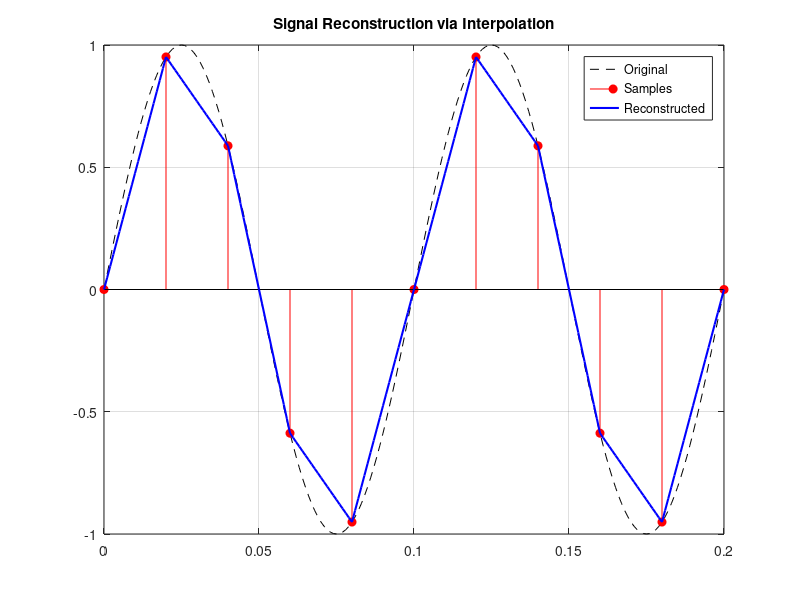

Recreate this plot in MATLAB.
% Problem 6: Reconstruction
fs = 50;                  % Sampling frequency
t_samples = 0:1/fs:0.2;   % Sampled time
x_samples = sin(2*pi*10*t_samples); % 10Hz Signal

% Reconstruction using Linear Interpolation
t_fine = 0:0.001:0.2;
x_recon = interp1(t_samples, x_samples, t_fine, 'linear');

figure;
plot(t_fine, sin(2*pi*10*t_fine), 'k--'); hold on; % Original
stem(t_samples, x_samples, 'r', 'filled');       % Samples
plot(t_fine, x_recon, 'b', 'LineWidth', 1.5);    % Reconstructed
title('Signal Reconstruction via Interpolation');
legend('Original', 'Samples', 'Reconstructed');
grid on;
